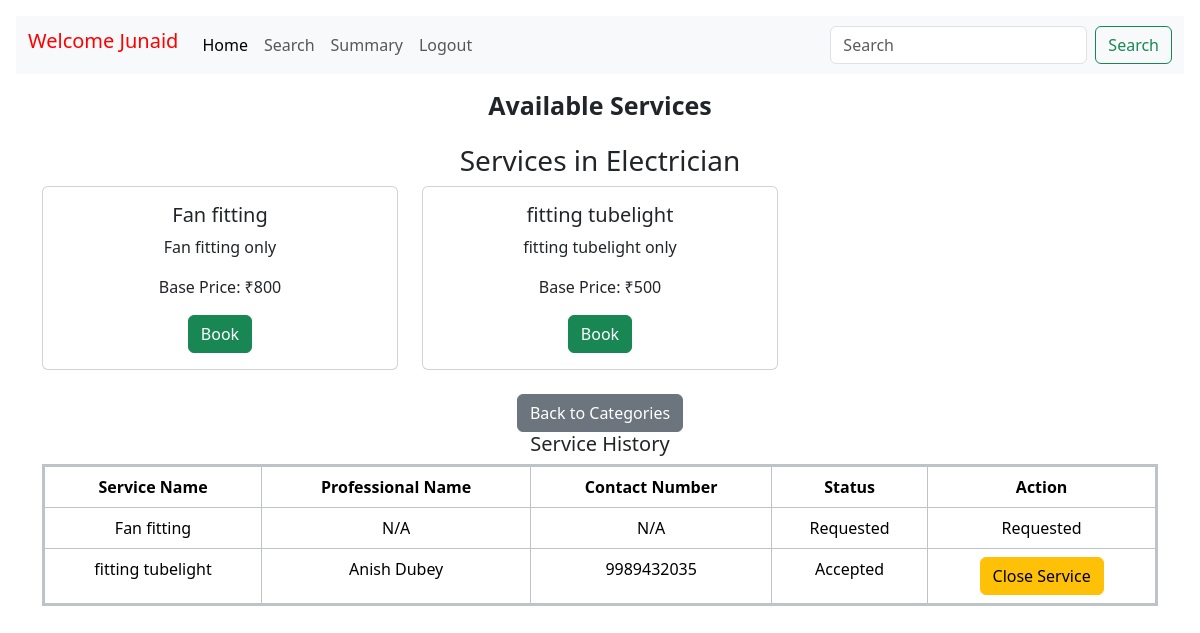
/Customer/home?category_id=24ASZIA1 (signed in), run on an earlier commit of the app's database.
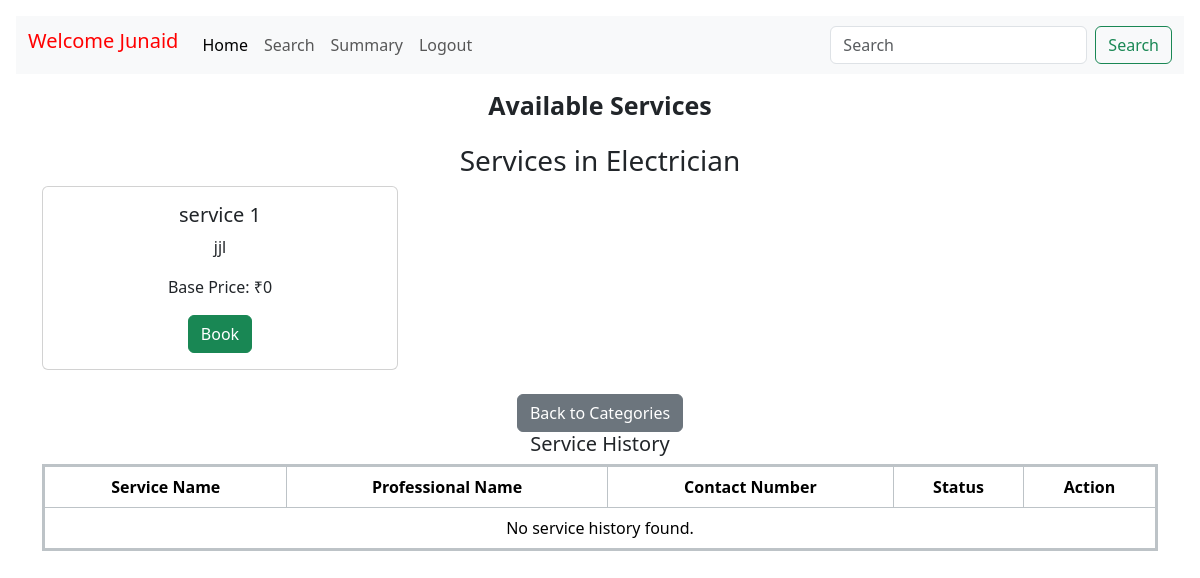
And on a later commit of the database.
### models.py (models this page shows, shortened)
class Service(db.Model):
    __tablename__ = 'Service'
    service_id = db.Column(db.String(50), primary_key=True)
    service_name = db.Column(db.String(100), nullable=False, unique=True)
    service_description = db.Column(db.String(200), nullable=False)
    base_price = db.Column(db.Integer(), nullable=False)
    category_id = db.Column(db.String(50), db.ForeignKey('Category.category_id'), nullable=False)
    requests = db.relationship('ServiceBooked', backref='service', lazy=True)

class ServiceBooked(db.Model):
    __tablename__ = 'services_booked'
    booking_id = db.Column(db.String(50), primary_key=True)
    customer_id = db.Column(db.String(50), db.ForeignKey('Customer.customer_id'), nullable=False)
    professional_id = db.Column(db.String(50), db.ForeignKey('Professional.professional_id'), nullable=True)
    service_id = db.Column(db.String(50), db.ForeignKey('Service.service_id',ondelete='NO ACTION'), nullable=False)
    status = db.Column(db.String(50), nullable=False,primary_key=True)
    request_date = db.Column(db.DateTime, default=datetime.utcnow)
    completion_date = db.Column(db.DateTime, nullable=True)
    rating_by_user = db.Column(db.Integer(), nullable=True)
    rating_by_professional = db.Column(db.Integer(), nullable=True)
    remarks_by_customer = db.Column(db.String(200), nullable=True)
    remarks_by_professional = db.Column(db.String(200), nullable=True)

class Professional(db.Model):
    __tablename__ = 'Professional'
    professional_id = db.Column(db.String(50),db.ForeignKey('Credential.user_id'), primary_key=True, )
    username=db.Column(db.String(50), nullable=False)
    full_name = db.Column(db.String(50), nullable=False)
    experience = db.Column(db.String(50), nullable=False)
    contact_number = db.Column(db.String(15), nullable=True)
    service_name = db.Column(db.String(100), nullable=False)
    service_id=db.Column(db.String(50),nullable=False)
    document = db.Column(db.Text, nullable=False)
    address = db.Column(db.String(200), nullable=False)
    pin = db.Column(db.Integer(), nullable=False)
    status = db.Column(db.String(10), default='active')
    registration_date = db.Column(db.DateTime, default=datetime.utcnow)
    services_booked = db.relationship('ServiceBooked', backref='professional', lazy=True)

### routes.py (the view, shortened to what this page needs)
@app.route("/Customer/home", methods=["POST", "GET"])
def customer_home():
    customer_id = session['user_id']
    user_record = Customer.query.filter_by(customer_id=customer_id).first()
    service_history = db.session.query(
        Service.service_name,
        Professional.full_name.label("professional_name"),
        Professional.contact_number,
        ServiceBooked.status,
        ServiceBooked.booking_id
    ).join(ServiceBooked, Service.service_id == ServiceBooked.service_id) \
     .join(Professional, ServiceBooked.professional_id == Professional.professional_id, isouter=True) \
     .filter(ServiceBooked.customer_id == customer_id).all()
    if "category_id" in request.args:  # If a category is selected
        category_id = request.args.get("category_id")
        services = Service.query.filter_by(category_id=category_id).all()
        selected_category = Category.query.filter_by(category_id=category_id).first()
        return render_template(
            "Customer/home.html",
            fullname=user_record.full_name,
            services=services,
            selected_category=selected_category,
            service_history=service_history
        )

### templates/Customer/home.html (shortened to what this page needs)
<!doctype html>
<html lang="en">
  <head>
    <link href="https://cdn.jsdelivr.net/npm/bootstrap@5.3.3/dist/css/bootstrap.min.css" rel="stylesheet">
    <link href="https://getbootstrap.com/docs/5.3/assets/css/docs.css" rel="stylesheet">
  </head>
  <body class="p-3 m-0 border-0 bd-example m-0 border-0">
    <nav class="navbar navbar-expand-lg bg-body-tertiary" style="background-color:#0d76ff;text-align: center;">
      <div class="container-fluid">
        <h1 class="navbar-brand" style="color:rgb(255, 0, 0);">Welcome {{fullname}}</h1>
        <div class="collapse navbar-collapse" id="navbarSupportedContent" >
          <ul class="navbar-nav me-auto mb-2 mb-lg-0" >
            <li class="nav-item">
              <a class="nav-link active" aria-current="page" href="#">Home</a>
            </li>
            <li class="nav-item">
              <a class="nav-link" href="{{url_for('customer_search')}}">Search</a>
            </li>
            <li class="nav-item">
              <a class="nav-link" href="{{url_for('customer_summary')}}">Summary</a>
            </li>
            <li class="nav-item">
              <a class="nav-link" href="{{ url_for('login') }}">Logout</a>
            </li>
          </ul>
          <form class="d-flex" role="search">
            <input class="form-control me-2" type="search" placeholder="Search" aria-label="Search">
            <button class="btn btn-outline-success" type="submit">Search</button>
          </form>
        </div>
      </div>
    </nav>
    <div class="container my-3 text-center">
  <h6 class="mb-4" style="font-size: 25px; font-weight: bold;">Available Services</h6>
{% if services %}
<h3>Services in {{ selected_category.category_name }}</h3>
<div class="row">
    {% for service in services %}
        <div class="col-md-4 col-sm-6 mb-4">
            <div class="card">
                <div class="card-body">
                    <h5 class="card-title">{{ service.service_name }}</h5>
                    <p class="card-text">{{ service.service_description }}</p>
                    <p>Base Price: ₹{{ service.base_price }}</p>
                    <form method="POST" action="{{ url_for('customer_home') }}">
                        <button type="submit" class="btn btn-success">Book</button>
                    </form>
                </div>
            </div>
        </div>
    {% endfor %}
</div>
<a href="{{ url_for('customer_home') }}" class="btn btn-secondary">Back to Categories</a>
{% endif %}
<h2 style="font-size:20px;align:left;">Service History</h2>
<div>
  <table class="table table-bordered" style="border: 3px solid #bdc3c7; border-collapse: collapse;">
    <thead>
      <tr>
        <th>Service Name</th>
        <th>Professional Name</th>
        <th>Contact Number</th>
        <th>Status</th>
        <th>Action</th>
      </tr>
    </thead>
    <tbody>
      {% if service_history %}
      {% for record in service_history %}
      <tr>
        <td>{{ record.service_name }}</td>
        <td>{{ record.professional_name if record.professional_name else 'N/A' }}</td>
        <td>{{ record.contact_number if record.contact_number else 'N/A' }}</td>
        <td>
          {% if record.status == 'Pending' and not record.professional_name %}
            Requested
          {% else %}
            {{ record.status }}
          {% endif %}
        </td>
        <td>
          {% if record.status == 'Pending' and not record.professional_name %}
            Requested
          {% elif record.status not in ['Closed', 'Requested'] %}
            <a href="{{ url_for('professional_rating', booking_id=record.booking_id) }}" class="btn btn-warning">Close Service</a>
          {% else %}
            <button class="btn btn-secondary" disabled>Closed</button>
          {% endif %}
        </td>
      </tr>
      {% endfor %}
  {% else %}
      <tr>
        <td colspan="5" class="text-center">No service history found.</td>
      </tr>
  {% endif %}
    </tbody>
  </table>
</div>
  </body>
</html>

What changed in the data, as far as the page shows it:
removed Service: service_name "Fan fitting", service_description "Fan fitting only", base_price "800"
removed Service: service_name "fitting tubelight", service_description "fitting tubelight only", base_price "500"
no longer on this page (row edited): ServiceBooked: service_name "Fan fitting", professional_name "N/A", contact_number "N/A", status "Requested"
no longer on this page (row edited): ServiceBooked: service_name "fitting tubelight", full_name "Anish Dubey", contact_number "9989432035", status "Accepted"
added Service: service_name "service 1", service_description "jjl", base_price "0"
Also different on the page:
text now shown: "No service history found."
